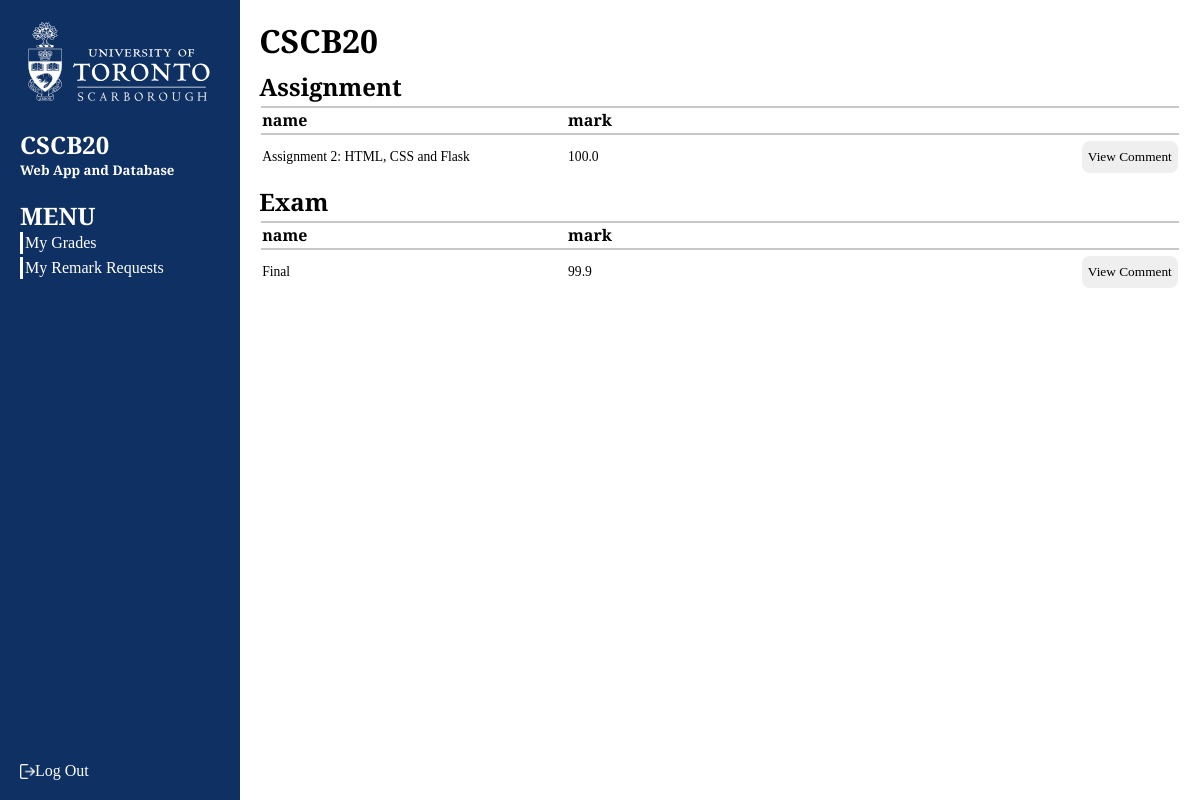
The app's page /student_remark.html (signed in) with its own data.
### modules/models.py (models this page shows)
class Assignment(db.Model):
    __tablename__ = 'Assignment'
    aid = db.Column(db.String(5), primary_key = True)
    name = db.Column(db.String(30), nullable = False)
    due_date = db.Column(db.String(20), nullable = False)
    description = db.Column(db.String(2000), nullable = False)
    weight = db.Column(db.Float, nullable = False)
    total_point = db.Column(db.Integer, nullable = False)
    assignment_grades = db.relationship('Assignment_Grade', backref='assignments', lazy = True)

class Assignment_Grade(db.Model):
    __tablename__ = 'Assignment_Grade'
    sid = db.Column(db.String(20), primary_key = True)
    aid = db.Column(db.String(5), db.ForeignKey('Assignment.aid'), primary_key = True, nullable = False)
    grade = db.Column(db.Float, nullable = False)

class Exam(db.Model):
    __tablename__ = 'Exam'
    eid = db.Column(db.String(5), primary_key = True)
    name = db.Column(db.String(30), nullable = False)
    date = db.Column(db.String(20), nullable = False)
    weight = db.Column(db.Float, nullable = False)
    exam_grades = db.relationship('Exam_Grade', backref='exams', lazy=True)

class Exam_Grade(db.Model):
    __tablename__ = 'Exam_Grade'
    sid = db.Column(db.String(20), primary_key = True)
    eid = db.Column(db.String(5), db.ForeignKey('Exam.eid'), primary_key = True)
    grade = db.Column(db.Float)

### modules/student_side/student.py (the view)
@student.route('/my_remark_request')
@student.route('/student_remark.html')
def my_remark_request():
    if session['user-type'] != 'student':
        return redirect(url_for('home'))
    if 'username' not in session.keys():
        return redirect(url_for('auth.signin'))
    return render_template('student_remark.html',
                           assignment_remark_results = get_assignment_remark_req_by_cur_student(),
                           exam_remark_results = get_exam_remark_req_by_cur_student())

### modules/models.py (called while the page is built)
def get_utorid_by_username(username):
    return Login.query.filter(Login.username == username).first().utorid

### modules/student_side/remark_req.py (called while the page is built)
def get_assignment_remark_req():
    return Assignment_Regrade_Request.query.all()

def get_assignment_remark_req_by_cur_student():
    ass_req = get_assignment_remark_req()
    cur_utorid = get_utorid_by_username(session['username'])
    ret = []
    for item in ass_req:
        dict = {'name': Assignment.query.filter(Assignment.aid == item.aid).first().name,
            'mark': Assignment_Grade.query.filter(Assignment_Grade.aid == item.aid and\
                                                  Assignment_Grade.sid == cur_utorid).first().grade,
            'comment': item.comment}
        ret.append(dict)
    return ret

def get_exam_remark_req():
    return Exam_Regrade_Request.query.all()

def get_exam_remark_req_by_cur_student():
    exam_req = get_exam_remark_req()
    cur_utorid = get_utorid_by_username(session['username'])
    ret = []
    for item in exam_req:
        dict = {'name': Exam.query.filter(Exam.eid == item.eid).first().name,
            'mark': Exam_Grade.query.filter(Exam_Grade.eid == item.eid and \
                                            Exam_Grade.sid == cur_utorid).first().grade,
            'comment': item.comment}
        ret.append(dict)
    return ret

### templates/student_remark.html (shortened to what this page needs)
{% extends 'user_template.html' %} {% block more_css %}
<link rel="stylesheet" href="../static/css/student_remark.css" />
{% endblock %}  {% block custom_menu %}
<a href="student_grades.html"><li>My Grades</li></a>
<a href="student_remark.html"><li>My Remark Requests</li></a>
{% endblock%}{% block content %}
<main>
  <h1>CSCB20</h1>
  <div class="assessment-list-box">
    <h2>Assignment</h2>
    <table>
      <thead>
        <th>name</th>
        <th>mark</th>
        <th></th>
      </thead>
      <tbody>
        {% for remark in assignment_remark_results %}
        <tr>
          <td>{{remark['name']}}</td>
          <td>{{remark['mark']}}</td>
          <td class="view-comment">
            <button class="view-comment-button">View Comment</button>
          </td>
        </tr>
        {% endfor %}
      </tbody>
    </table>
  </div>
  <div class="assessment-list-box">
    <h2>Exam</h2>
    <table>
      <thead>
        <th>name</th>
        <th>mark</th>
        <th></th>
      </thead>
      <tbody>
        {% for remark in exam_remark_results %}
        <tr>
          <td>{{remark['name']}}</td>
          <td>{{remark['mark']}}</td>
          <td class="view-comment">
            <button class="view-comment-button">View Comment</button>
          </td>
        </tr>
        {% endfor %}
      </tbody>
    </table>
  </div>
</main>
{% endblock %}

### static/css/user_template.css (style rules this page uses)
body { font-family: 'Merriweather Sans'; color: black; background-color: #ffffff; margin: 0; display: grid; grid-template-columns: 240px auto; }
h1, h2, h5, ul { margin: 0; }
li { border-left: 3px solid white; margin-bottom: 3px; padding: 2px; }
a { color: white; text-decoration: none; }

### static/css/student_remark.css (style rules this page uses)
tr { grid-template-columns: repeat(3, 1fr); }
.view-comment { justify-self: end; }
.view-comment-button { border: 0; border-radius: 0.5rem; height: 2rem; font-family: 'Merriweather Sans'; }

### static/css/student_grades.css (style rules this page uses)
main { display: flex; flex-direction: column; padding: 2%; row-gap: 1%; }
table { width: 100%; }
tr { display: grid; grid-template-columns: repeat(4, 1fr); align-items: center; margin-top: 0.1rem; margin-bottom: 0.1rem; }
thead { border-style: solid; border-top: 5px black; }
th { height: 80%; text-align: left; border-top: 2px solid rgb(200, 200, 200); border-bottom: 2px solid rgb(200, 200, 200); }
td { font-size: 0.85em; }

### records on screen
Assignment: name "Assignment 2: HTML, CSS and Flask"
Assignment_Grade: mark "100.0"
Exam: name "Final"
Exam_Grade: mark "99.9"
